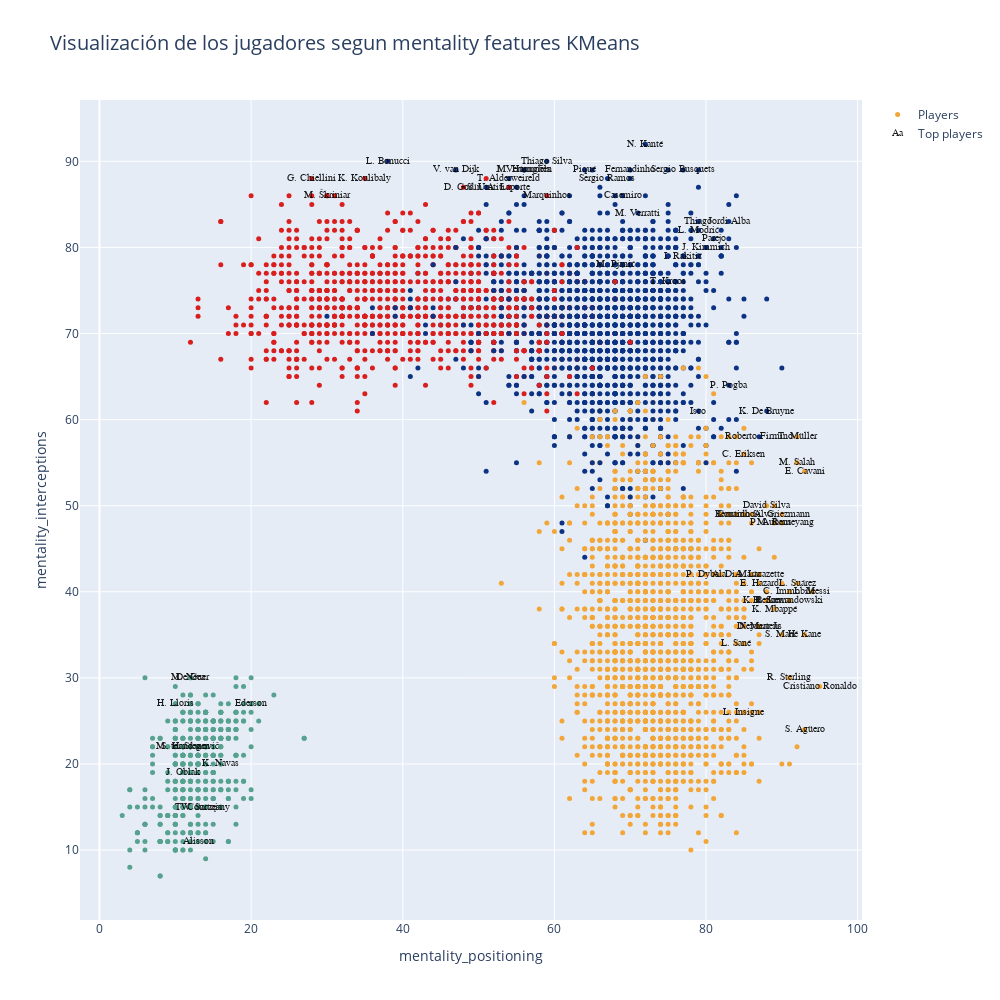

Write notebook code for a chart like this one.
### Code cell
n_clusters = 4

km = KMeans(n_clusters=n_clusters)
km.fit(dfn)

clusters = km.labels_
skill_1 = 'mentality_positioning'
skill_2 = 'mentality_interceptions'
bool_crack = dfn.overall>85

graf1 = go.Scatter(x=dfn[skill_1], 
                   y=dfn[skill_2],
                   name='Players',
                   text=dfo[['club', 'team_position']].apply(lambda x:f'{x.club} - {x.team_position}', axis=1),
                   mode='markers',
                   marker=dict(size=5,
                   color = clusters.astype(np.float),
                   colorscale='Portland',
                   showscale=False))

crack =go.Scatter(x=dfn.loc[bool_crack,skill_1], 
                  y=dfn.loc[bool_crack,skill_2],
                  name='Top players',
                  text=dfo.loc[bool_crack,'short_name'],
                  textfont=dict(family='sans serif',size=10,color='black'),
                  opacity=0.9,
                  mode='text')

data=[graf1, crack]

layout = go.Layout(title="Visualización de los jugadores segun mentality features KMeans", 
                   titlefont=dict(size=20),
                   xaxis=dict(title=skill_1),
                   yaxis=dict(title=skill_2),
                   autosize=False,
                   width=1000,
                   height=1000)

fig = go.Figure(data=data, layout=layout)

iplot(fig)

### Figure 1 — Plotly figure (JSON) as saved in the notebook; plotly's stock layout.template omitted (floating-point values rounded to 4 significant figures; data arrays with more than 128 entries replaced by an {"elided": "..."} marker saying what was removed)
{"data": [{"marker": {"color": {"elided": "4756 int values"}, "colorscale": [[0, "rgb(12,51,131)"], [0.25, "rgb(10,136,186)"], [0.5, "rgb(242,211,56)"], [0.75, "rgb(242,143,56)"], [1, "rgb(217,30,30)"]], "showscale": false, "size": 5}, "mode": "markers", "name": "Players", "text": {"elided": "4756 str values"}, "type": "scatter", "x": {"elided": "4756 int values"}, "y": {"elided": "4756 int values"}}, {"mode": "text", "name": "Top players", "opacity": 0.9, "text": ["L. Messi", "Cristiano Ronaldo", "Neymar Jr", "J. Oblak", "E. Hazard", "K. De Bruyne", "M. ter Stegen", "V. van Dijk", "L. Modrić", "M. Salah", "K. Mbappé", "K. Koulibaly", "H. Kane", "Alisson", "De Gea", "N. Kanté", "G. Chiellini", "S. Agüero", "Sergio Ramos", "L. Suárez", "R. Lewandowski", "Sergio Busquets", "A. Griezmann", "P. Dybala", "P. Pogba", "Ederson", "R. Sterling", "C. Eriksen", "T. Courtois", "Piqué", "S. Handanovič", "M. Neuer", "H. Lloris", "David Silva", "E. Cavani", "D. Godín", "T. Kroos", "M. Reus", "P. Aubameyang", "S. Mané", "A. Laporte", "Bernardo Silva", "Casemiro", "H. Son", "Fernandinho", "Thiago Silva", "K. Benzema", "J. Vertonghen", "D. Mertens", "M. Hummels", "T. Alderweireld", "Jordi Alba", "Thiago", "K. Navas", "L. Insigne", "L. Sané", "Marquinhos", "M. Škriniar", "M. Verratti", "S. Umtiti", "W. Szczęsny", "J. Kimmich", "Isco", "Roberto Firmino", "I. Rakitić", "M. Pjanić", "A. Di María", "L. Bonucci", "Coutinho", "Parejo", "T. Müller", "C. Immobile", "A. Lacazette"], "textfont": {"color": "black", "family": "sans serif", "size": 10}, "type": "scatter", "x": [94, 95, 87, 11, 87, 88, 11, 47, 79, 92, 89, 35, 93, 13, 12, 72, 28, 93, 67, 92, 91, 77, 90, 80, 83, 20, 91, 85, 13, 64, 12, 12, 10, 88, 93, 48, 75, 89, 90, 90, 54, 85, 69, 88, 70, 59, 88, 56, 87, 56, 54, 83, 79, 16, 85, 84, 59, 30, 71, 51, 14, 80, 79, 87, 77, 68, 84, 38, 84, 81, 92, 91, 87], "y": [40, 29, 36, 19, 41, 61, 22, 89, 82, 55, 38, 88, 35, 11, 30, 92, 88, 24, 88, 41, 39, 89, 49, 42, 64, 27, 30, 56, 15, 89, 22, 30, 27, 50, 54, 87, 76, 48, 48, 35, 87, 49, 86, 39, 89, 90, 39, 89, 36, 89, 88, 83, 83, 20, 26, 34, 86, 86, 84, 87, 15, 80, 61, 58, 79, 78, 42, 90, 49, 81, 58, 40, 42]}], "layout": {"autosize": false, "height": 1000, "title": {"font": {"size": 20}, "text": "Visualización de los jugadores segun mentality features KMeans"}, "width": 1000, "xaxis": {"autorange": true, "range": [-2.572, 100.6], "title": {"text": "mentality_positioning"}, "type": "linear"}, "yaxis": {"autorange": true, "range": [1.874, 97.13], "title": {"text": "mentality_interceptions"}, "type": "linear"}}}
